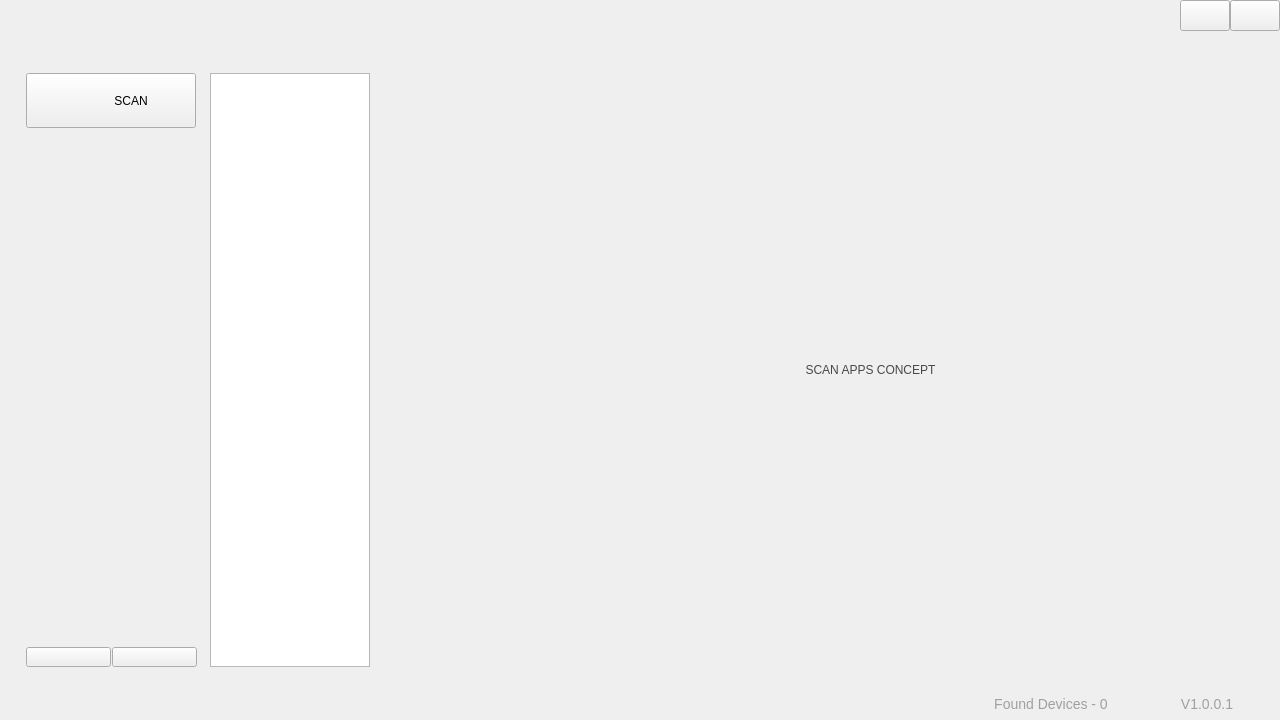
<?xml version="1.0" encoding="UTF-8"?>
<ui version="4.0">
 <class>MainWindow</class>
 <widget class="QMainWindow" name="MainWindow">
  <property name="geometry">
   <rect>
    <x>0</x>
    <y>0</y>
    <width>1280</width>
    <height>720</height>
   </rect>
  </property>
  <property name="maximumSize">
   <size>
    <width>16777215</width>
    <height>720</height>
   </size>
  </property>
  <property name="windowTitle">
   <string>MainWindow</string>
  </property>
  <widget class="QWidget" name="centralwidget">
   <property name="maximumSize">
    <size>
     <width>16777215</width>
     <height>720</height>
    </size>
   </property>
   <layout class="QVBoxLayout" name="verticalLayout">
    <property name="spacing">
     <number>0</number>
    </property>
    <property name="leftMargin">
     <number>0</number>
    </property>
    <property name="topMargin">
     <number>0</number>
    </property>
    <property name="rightMargin">
     <number>0</number>
    </property>
    <property name="bottomMargin">
     <number>0</number>
    </property>
    <item>
     <widget class="QWidget" name="widget" native="true">
      <property name="maximumSize">
       <size>
        <width>16777215</width>
        <height>720</height>
       </size>
      </property>
      <layout class="QVBoxLayout" name="verticalLayout_10">
       <property name="spacing">
        <number>0</number>
       </property>
       <property name="leftMargin">
        <number>0</number>
       </property>
       <property name="topMargin">
        <number>0</number>
       </property>
       <property name="rightMargin">
        <number>0</number>
       </property>
       <property name="bottomMargin">
        <number>0</number>
       </property>
       <item>
        <widget class="QWidget" name="top_blank_widget" native="true">
         <property name="sizePolicy">
          <sizepolicy hsizetype="Expanding" vsizetype="Expanding">
           <horstretch>0</horstretch>
           <verstretch>0</verstretch>
          </sizepolicy>
         </property>
         <property name="maximumSize">
          <size>
           <width>16777215</width>
           <height>50</height>
          </size>
         </property>
         <property name="styleSheet">
          <string notr="true"/>
         </property>
         <layout class="QHBoxLayout" name="horizontalLayout_8">
          <property name="spacing">
           <number>0</number>
          </property>
          <property name="leftMargin">
           <number>0</number>
          </property>
          <property name="topMargin">
           <number>0</number>
          </property>
          <property name="rightMargin">
           <number>0</number>
          </property>
          <property name="bottomMargin">
           <number>0</number>
          </property>
          <item>
           <layout class="QHBoxLayout" name="horizontalLayout_9">
            <property name="spacing">
             <number>0</number>
            </property>
            <item>
             <widget class="QLabel" name="logo_label_2">
              <property name="sizePolicy">
               <sizepolicy hsizetype="Expanding" vsizetype="Expanding">
                <horstretch>0</horstretch>
                <verstretch>0</verstretch>
               </sizepolicy>
              </property>
              <property name="minimumSize">
               <size>
                <width>550</width>
                <height>0</height>
               </size>
              </property>
              <property name="styleSheet">
               <string notr="true"/>
              </property>
              <property name="text">
               <string/>
              </property>
              <property name="scaledContents">
               <bool>false</bool>
              </property>
             </widget>
            </item>
            <item>
             <spacer name="horizontalSpacer_2">
              <property name="orientation">
               <enum>Qt::Horizontal</enum>
              </property>
              <property name="sizeHint" stdset="0">
               <size>
                <width>40</width>
                <height>20</height>
               </size>
              </property>
             </spacer>
            </item>
            <item>
             <widget class="QPushButton" name="pushButton_min_2">
              <property name="minimumSize">
               <size>
                <width>50</width>
                <height>0</height>
               </size>
              </property>
              <property name="maximumSize">
               <size>
                <width>50</width>
                <height>37</height>
               </size>
              </property>
              <property name="styleSheet">
               <string notr="true"/>
              </property>
              <property name="text">
               <string/>
              </property>
              <property name="icon">
               <iconset resource="../../res/images.qrc">
                <normaloff>:/icons/images/min.png</normaloff>:/icons/images/min.png</iconset>
              </property>
              <property name="iconSize">
               <size>
                <width>14</width>
                <height>50</height>
               </size>
              </property>
             </widget>
            </item>
            <item>
             <widget class="QPushButton" name="pushButton_close_2">
              <property name="minimumSize">
               <size>
                <width>50</width>
                <height>0</height>
               </size>
              </property>
              <property name="maximumSize">
               <size>
                <width>50</width>
                <height>37</height>
               </size>
              </property>
              <property name="styleSheet">
               <string notr="true"/>
              </property>
              <property name="text">
               <string/>
              </property>
              <property name="icon">
               <iconset resource="../../res/images.qrc">
                <normaloff>:/icons/images/close.png</normaloff>:/icons/images/close.png</iconset>
              </property>
              <property name="iconSize">
               <size>
                <width>12</width>
                <height>12</height>
               </size>
              </property>
             </widget>
            </item>
           </layout>
          </item>
         </layout>
        </widget>
       </item>
       <item>
        <spacer name="verticalSpacer_4">
         <property name="orientation">
          <enum>Qt::Vertical</enum>
         </property>
         <property name="sizeType">
          <enum>QSizePolicy::Fixed</enum>
         </property>
         <property name="sizeHint" stdset="0">
          <size>
           <width>20</width>
           <height>36</height>
          </size>
         </property>
        </spacer>
       </item>
       <item>
        <widget class="QWidget" name="main_backgroud" native="true">
         <property name="sizePolicy">
          <sizepolicy hsizetype="Preferred" vsizetype="Fixed">
           <horstretch>0</horstretch>
           <verstretch>0</verstretch>
          </sizepolicy>
         </property>
         <property name="styleSheet">
          <string notr="true"/>
         </property>
         <layout class="QVBoxLayout" name="verticalLayout_8">
          <property name="spacing">
           <number>0</number>
          </property>
          <property name="leftMargin">
           <number>0</number>
          </property>
          <property name="topMargin">
           <number>0</number>
          </property>
          <property name="rightMargin">
           <number>0</number>
          </property>
          <property name="bottomMargin">
           <number>0</number>
          </property>
          <item>
           <layout class="QHBoxLayout" name="main_hori_layout_2">
            <property name="spacing">
             <number>0</number>
            </property>
            <property name="leftMargin">
             <number>20</number>
            </property>
            <property name="rightMargin">
             <number>20</number>
            </property>
            <item>
             <widget class="QWidget" name="left_widget_2" native="true">
              <property name="sizePolicy">
               <sizepolicy hsizetype="Fixed" vsizetype="Fixed">
                <horstretch>0</horstretch>
                <verstretch>0</verstretch>
               </sizepolicy>
              </property>
              <property name="maximumSize">
               <size>
                <width>16777215</width>
                <height>606</height>
               </size>
              </property>
              <property name="styleSheet">
               <string notr="true"/>
              </property>
              <layout class="QHBoxLayout" name="horizontalLayout_12">
               <property name="spacing">
                <number>0</number>
               </property>
               <property name="leftMargin">
                <number>6</number>
               </property>
               <property name="topMargin">
                <number>6</number>
               </property>
               <property name="rightMargin">
                <number>6</number>
               </property>
               <property name="bottomMargin">
                <number>6</number>
               </property>
               <item>
                <widget class="QWidget" name="left_left_widget_2" native="true">
                 <property name="sizePolicy">
                  <sizepolicy hsizetype="Fixed" vsizetype="Expanding">
                   <horstretch>0</horstretch>
                   <verstretch>0</verstretch>
                  </sizepolicy>
                 </property>
                 <property name="minimumSize">
                  <size>
                   <width>184</width>
                   <height>586</height>
                  </size>
                 </property>
                 <layout class="QVBoxLayout" name="verticalLayout_9">
                  <property name="spacing">
                   <number>0</number>
                  </property>
                  <property name="leftMargin">
                   <number>0</number>
                  </property>
                  <property name="topMargin">
                   <number>0</number>
                  </property>
                  <property name="rightMargin">
                   <number>0</number>
                  </property>
                  <property name="bottomMargin">
                   <number>0</number>
                  </property>
                  <item>
                   <layout class="QVBoxLayout" name="device_list_v_layout_2">
                    <property name="spacing">
                     <number>6</number>
                    </property>
                    <item>
                     <widget class="QPushButton" name="pushButton_scan_2">
                      <property name="sizePolicy">
                       <sizepolicy hsizetype="Minimum" vsizetype="Fixed">
                        <horstretch>0</horstretch>
                        <verstretch>0</verstretch>
                       </sizepolicy>
                      </property>
                      <property name="minimumSize">
                       <size>
                        <width>0</width>
                        <height>55</height>
                       </size>
                      </property>
                      <property name="maximumSize">
                       <size>
                        <width>170</width>
                        <height>55</height>
                       </size>
                      </property>
                      <property name="autoFillBackground">
                       <bool>false</bool>
                      </property>
                      <property name="styleSheet">
                       <string notr="true">border-image: url(:/icons/images/scan_new.png);
padding-left: 40px;</string>
                      </property>
                      <property name="text">
                       <string>SCAN</string>
                      </property>
                      <property name="iconSize">
                       <size>
                        <width>40</width>
                        <height>40</height>
                       </size>
                      </property>
                     </widget>
                    </item>
                    <item>
                     <spacer name="verticalSpacer_2">
                      <property name="orientation">
                       <enum>Qt::Vertical</enum>
                      </property>
                      <property name="sizeType">
                       <enum>QSizePolicy::Expanding</enum>
                      </property>
                      <property name="sizeHint" stdset="0">
                       <size>
                        <width>20</width>
                        <height>40</height>
                       </size>
                      </property>
                     </spacer>
                    </item>
                    <item>
                     <layout class="QHBoxLayout" name="horizontalLayout_13">
                      <property name="spacing">
                       <number>1</number>
                      </property>
                      <item>
                       <widget class="QPushButton" name="pushButton_pageUp_2">
                        <property name="sizePolicy">
                         <sizepolicy hsizetype="Fixed" vsizetype="Fixed">
                          <horstretch>0</horstretch>
                          <verstretch>0</verstretch>
                         </sizepolicy>
                        </property>
                        <property name="minimumSize">
                         <size>
                          <width>85</width>
                          <height>20</height>
                         </size>
                        </property>
                        <property name="maximumSize">
                         <size>
                          <width>85</width>
                          <height>20</height>
                         </size>
                        </property>
                        <property name="styleSheet">
                         <string notr="true"/>
                        </property>
                        <property name="text">
                         <string/>
                        </property>
                        <property name="icon">
                         <iconset resource="../../res/images.qrc">
                          <normaloff>:/icons/images/pageUp.png</normaloff>:/icons/images/pageUp.png</iconset>
                        </property>
                       </widget>
                      </item>
                      <item>
                       <widget class="QPushButton" name="pushButton_pageDown_2">
                        <property name="sizePolicy">
                         <sizepolicy hsizetype="Fixed" vsizetype="Fixed">
                          <horstretch>0</horstretch>
                          <verstretch>0</verstretch>
                         </sizepolicy>
                        </property>
                        <property name="minimumSize">
                         <size>
                          <width>85</width>
                          <height>20</height>
                         </size>
                        </property>
                        <property name="maximumSize">
                         <size>
                          <width>85</width>
                          <height>20</height>
                         </size>
                        </property>
                        <property name="styleSheet">
                         <string notr="true"/>
                        </property>
                        <property name="text">
                         <string/>
                        </property>
                        <property name="icon">
                         <iconset resource="../../res/images.qrc">
                          <normaloff>:/icons/images/pageDown.png</normaloff>:/icons/images/pageDown.png</iconset>
                        </property>
                       </widget>
                      </item>
                      <item>
                       <spacer name="horizontalSpacer_11">
                        <property name="orientation">
                         <enum>Qt::Horizontal</enum>
                        </property>
                        <property name="sizeType">
                         <enum>QSizePolicy::MinimumExpanding</enum>
                        </property>
                        <property name="sizeHint" stdset="0">
                         <size>
                          <width>4</width>
                          <height>20</height>
                         </size>
                        </property>
                       </spacer>
                      </item>
                     </layout>
                    </item>
                   </layout>
                  </item>
                 </layout>
                </widget>
               </item>
               <item>
                <widget class="QListWidget" name="listWidget_2">
                 <property name="sizePolicy">
                  <sizepolicy hsizetype="Fixed" vsizetype="Expanding">
                   <horstretch>0</horstretch>
                   <verstretch>0</verstretch>
                  </sizepolicy>
                 </property>
                 <property name="minimumSize">
                  <size>
                   <width>0</width>
                   <height>594</height>
                  </size>
                 </property>
                 <property name="maximumSize">
                  <size>
                   <width>160</width>
                   <height>594</height>
                  </size>
                 </property>
                 <property name="layoutDirection">
                  <enum>Qt::RightToLeft</enum>
                 </property>
                </widget>
               </item>
              </layout>
             </widget>
            </item>
            <item>
             <spacer name="horizontalSpacer_12">
              <property name="orientation">
               <enum>Qt::Horizontal</enum>
              </property>
              <property name="sizeType">
               <enum>QSizePolicy::Fixed</enum>
              </property>
              <property name="sizeHint" stdset="0">
               <size>
                <width>20</width>
                <height>20</height>
               </size>
              </property>
             </spacer>
            </item>
            <item>
             <widget class="QStackedWidget" name="stackedWidget_2">
              <property name="sizePolicy">
               <sizepolicy hsizetype="Expanding" vsizetype="Fixed">
                <horstretch>0</horstretch>
                <verstretch>0</verstretch>
               </sizepolicy>
              </property>
              <property name="minimumSize">
               <size>
                <width>0</width>
                <height>606</height>
               </size>
              </property>
              <property name="maximumSize">
               <size>
                <width>16777215</width>
                <height>606</height>
               </size>
              </property>
              <property name="styleSheet">
               <string notr="true"/>
              </property>
              <property name="currentIndex">
               <number>0</number>
              </property>
              <widget class="QWidget" name="page_2">
               <layout class="QHBoxLayout" name="horizontalLayout_14">
                <property name="spacing">
                 <number>10</number>
                </property>
                <property name="leftMargin">
                 <number>0</number>
                </property>
                <property name="rightMargin">
                 <number>0</number>
                </property>
                <item>
                 <spacer name="horizontalSpacer_left_2">
                  <property name="orientation">
                   <enum>Qt::Horizontal</enum>
                  </property>
                  <property name="sizeType">
                   <enum>QSizePolicy::MinimumExpanding</enum>
                  </property>
                  <property name="sizeHint" stdset="0">
                   <size>
                    <width>19</width>
                    <height>20</height>
                   </size>
                  </property>
                 </spacer>
                </item>
                <item>
                 <widget class="QLabel" name="label_3">
                  <property name="sizePolicy">
                   <sizepolicy hsizetype="Fixed" vsizetype="Fixed">
                    <horstretch>0</horstretch>
                    <verstretch>0</verstretch>
                   </sizepolicy>
                  </property>
                  <property name="styleSheet">
                   <string notr="true">font: 700 30pt &quot;Microsoft YaHei UI&quot;;
color: rgb(71, 72, 74);</string>
                  </property>
                  <property name="text">
                   <string>SCAN APPS CONCEPT</string>
                  </property>
                  <property name="scaledContents">
                   <bool>true</bool>
                  </property>
                  <property name="alignment">
                   <set>Qt::AlignCenter</set>
                  </property>
                 </widget>
                </item>
                <item>
                 <widget class="QLabel" name="label_4">
                  <property name="sizePolicy">
                   <sizepolicy hsizetype="Fixed" vsizetype="Fixed">
                    <horstretch>0</horstretch>
                    <verstretch>0</verstretch>
                   </sizepolicy>
                  </property>
                  <property name="minimumSize">
                   <size>
                    <width>64</width>
                    <height>64</height>
                   </size>
                  </property>
                  <property name="styleSheet">
                   <string notr="true">border-image: url(:/icons/images/hook.png);</string>
                  </property>
                  <property name="text">
                   <string/>
                  </property>
                 </widget>
                </item>
                <item>
                 <spacer name="horizontalSpacer_right_2">
                  <property name="orientation">
                   <enum>Qt::Horizontal</enum>
                  </property>
                  <property name="sizeType">
                   <enum>QSizePolicy::Fixed</enum>
                  </property>
                  <property name="sizeHint" stdset="0">
                   <size>
                    <width>250</width>
                    <height>20</height>
                   </size>
                  </property>
                 </spacer>
                </item>
               </layout>
              </widget>
             </widget>
            </item>
           </layout>
          </item>
         </layout>
        </widget>
       </item>
       <item>
        <spacer name="verticalSpacer_5">
         <property name="orientation">
          <enum>Qt::Vertical</enum>
         </property>
         <property name="sizeType">
          <enum>QSizePolicy::Minimum</enum>
         </property>
         <property name="sizeHint" stdset="0">
          <size>
           <width>10</width>
           <height>16</height>
          </size>
         </property>
        </spacer>
       </item>
       <item>
        <widget class="QWidget" name="bottom_blank_widget" native="true">
         <property name="sizePolicy">
          <sizepolicy hsizetype="Preferred" vsizetype="Expanding">
           <horstretch>0</horstretch>
           <verstretch>0</verstretch>
          </sizepolicy>
         </property>
         <property name="styleSheet">
          <string notr="true"/>
         </property>
         <layout class="QVBoxLayout" name="verticalLayout_6">
          <property name="spacing">
           <number>0</number>
          </property>
          <property name="leftMargin">
           <number>0</number>
          </property>
          <property name="topMargin">
           <number>0</number>
          </property>
          <property name="rightMargin">
           <number>0</number>
          </property>
          <property name="bottomMargin">
           <number>0</number>
          </property>
          <item>
           <layout class="QHBoxLayout" name="horizontalLayout_10">
            <property name="spacing">
             <number>0</number>
            </property>
            <item>
             <spacer name="horizontalSpacer_10">
              <property name="orientation">
               <enum>Qt::Horizontal</enum>
              </property>
              <property name="sizeType">
               <enum>QSizePolicy::MinimumExpanding</enum>
              </property>
              <property name="sizeHint" stdset="0">
               <size>
                <width>956</width>
                <height>20</height>
               </size>
              </property>
             </spacer>
            </item>
            <item>
             <widget class="QWidget" name="bottom_info_widget_2" native="true">
              <property name="minimumSize">
               <size>
                <width>320</width>
                <height>0</height>
               </size>
              </property>
              <property name="maximumSize">
               <size>
                <width>320</width>
                <height>16777215</height>
               </size>
              </property>
              <property name="styleSheet">
               <string notr="true"/>
              </property>
              <layout class="QVBoxLayout" name="verticalLayout_7">
               <property name="spacing">
                <number>0</number>
               </property>
               <property name="leftMargin">
                <number>0</number>
               </property>
               <property name="topMargin">
                <number>0</number>
               </property>
               <property name="rightMargin">
                <number>0</number>
               </property>
               <property name="bottomMargin">
                <number>0</number>
               </property>
               <item>
                <layout class="QHBoxLayout" name="horizontalLayout_11">
                 <property name="spacing">
                  <number>0</number>
                 </property>
                 <item>
                  <widget class="QLabel" name="label_connected_image_2">
                   <property name="sizePolicy">
                    <sizepolicy hsizetype="Fixed" vsizetype="Preferred">
                     <horstretch>0</horstretch>
                     <verstretch>0</verstretch>
                    </sizepolicy>
                   </property>
                   <property name="minimumSize">
                    <size>
                     <width>14</width>
                     <height>14</height>
                    </size>
                   </property>
                   <property name="maximumSize">
                    <size>
                     <width>14</width>
                     <height>14</height>
                    </size>
                   </property>
                   <property name="text">
                    <string/>
                   </property>
                   <property name="pixmap">
                    <pixmap resource="../../res/images.qrc">:/icons/images/connected.png</pixmap>
                   </property>
                   <property name="scaledContents">
                    <bool>true</bool>
                   </property>
                  </widget>
                 </item>
                 <item>
                  <widget class="QLabel" name="label_connected_2">
                   <property name="sizePolicy">
                    <sizepolicy hsizetype="Fixed" vsizetype="Preferred">
                     <horstretch>0</horstretch>
                     <verstretch>0</verstretch>
                    </sizepolicy>
                   </property>
                   <property name="minimumSize">
                    <size>
                     <width>130</width>
                     <height>14</height>
                    </size>
                   </property>
                   <property name="maximumSize">
                    <size>
                     <width>120</width>
                     <height>14</height>
                    </size>
                   </property>
                   <property name="styleSheet">
                    <string notr="true">color: #a0a0a0;
font-size: 14px;</string>
                   </property>
                   <property name="text">
                    <string>Found Devices - 0</string>
                   </property>
                   <property name="alignment">
                    <set>Qt::AlignCenter</set>
                   </property>
                  </widget>
                 </item>
                 <item>
                  <spacer name="horizontalSpacer_5">
                   <property name="orientation">
                    <enum>Qt::Horizontal</enum>
                   </property>
                   <property name="sizeType">
                    <enum>QSizePolicy::Fixed</enum>
                   </property>
                   <property name="sizeHint" stdset="0">
                    <size>
                     <width>20</width>
                     <height>20</height>
                    </size>
                   </property>
                  </spacer>
                 </item>
                 <item>
                  <widget class="QLabel" name="label_version_image_2">
                   <property name="sizePolicy">
                    <sizepolicy hsizetype="Fixed" vsizetype="Preferred">
                     <horstretch>0</horstretch>
                     <verstretch>0</verstretch>
                    </sizepolicy>
                   </property>
                   <property name="minimumSize">
                    <size>
                     <width>14</width>
                     <height>14</height>
                    </size>
                   </property>
                   <property name="maximumSize">
                    <size>
                     <width>14</width>
                     <height>14</height>
                    </size>
                   </property>
                   <property name="text">
                    <string/>
                   </property>
                   <property name="pixmap">
                    <pixmap resource="../../res/images.qrc">:/icons/images/version.png</pixmap>
                   </property>
                   <property name="scaledContents">
                    <bool>true</bool>
                   </property>
                  </widget>
                 </item>
                 <item>
                  <widget class="QLabel" name="label_version_2">
                   <property name="sizePolicy">
                    <sizepolicy hsizetype="Fixed" vsizetype="Preferred">
                     <horstretch>0</horstretch>
                     <verstretch>0</verstretch>
                    </sizepolicy>
                   </property>
                   <property name="minimumSize">
                    <size>
                     <width>80</width>
                     <height>14</height>
                    </size>
                   </property>
                   <property name="maximumSize">
                    <size>
                     <width>90</width>
                     <height>14</height>
                    </size>
                   </property>
                   <property name="styleSheet">
                    <string notr="true">color: #a0a0a0;
font-size: 14px;</string>
                   </property>
                   <property name="text">
                    <string>V1.0.0.1</string>
                   </property>
                   <property name="alignment">
                    <set>Qt::AlignCenter</set>
                   </property>
                  </widget>
                 </item>
                 <item>
                  <spacer name="horizontalSpacer_6">
                   <property name="orientation">
                    <enum>Qt::Horizontal</enum>
                   </property>
                   <property name="sizeType">
                    <enum>QSizePolicy::Maximum</enum>
                   </property>
                   <property name="sizeHint" stdset="0">
                    <size>
                     <width>20</width>
                     <height>20</height>
                    </size>
                   </property>
                  </spacer>
                 </item>
                </layout>
               </item>
              </layout>
             </widget>
            </item>
           </layout>
          </item>
         </layout>
        </widget>
       </item>
      </layout>
     </widget>
    </item>
   </layout>
  </widget>
 </widget>
 <resources>
  <include location="../../res/images.qrc"/>
  <include location="../../res/images.qrc"/>
 </resources>
 <connections/>
</ui>
